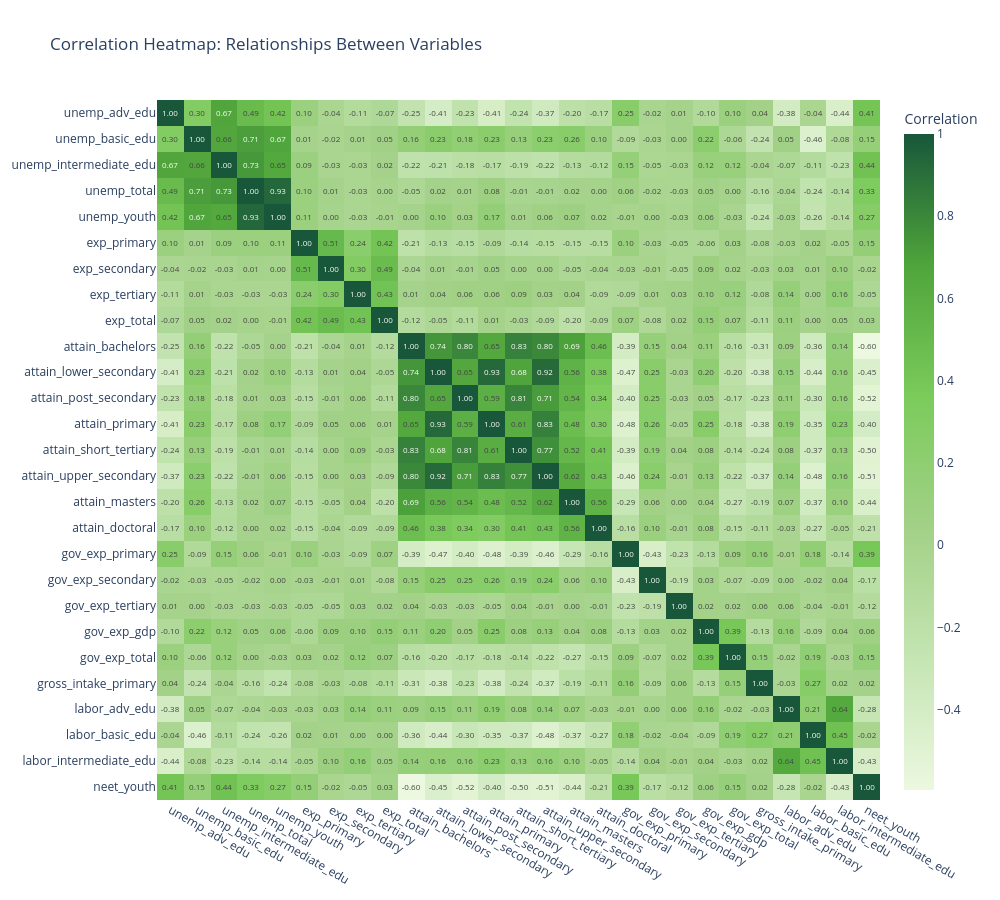

Notebook source saved alongside this figure:
### Markdown cell above
## <a id='toc4_4_'></a>[Heatmap](#toc0_)

### Code cell
numeric_cols = df.select_dtypes(include=[np.number]).columns.tolist()
if 'year' in numeric_cols:
    numeric_cols.remove('year')

corr_matrix = df[numeric_cols].corr()

fig = px.imshow(
    corr_matrix,
    text_auto='.2f',
    color_continuous_scale=custom_hue,
    aspect="auto",
    title="Correlation Heatmap: Relationships Between Variables",
    labels=dict(color="Correlation")
)
fig.update_layout(width=1000, height=900)
fig.show()

### Figure 1 — Plotly figure (JSON) as saved in the notebook; plotly's stock layout.template omitted (floating-point values rounded to 4 significant figures; data arrays with more than 128 entries replaced by an {"elided": "..."} marker saying what was removed)
{"data": [{"coloraxis": "coloraxis", "hovertemplate": "x: %{x}<br>y: %{y}<br>Correlation: %{z}<extra></extra>", "name": "0", "texttemplate": "%{z:.2f}", "type": "heatmap", "x": ["unemp_adv_edu", "unemp_basic_edu", "unemp_intermediate_edu", "unemp_total", "unemp_youth", "exp_primary", "exp_secondary", "exp_tertiary", "exp_total", "attain_bachelors", "attain_lower_secondary", "attain_post_secondary", "attain_primary", "attain_short_tertiary", "attain_upper_secondary", "attain_masters", "attain_doctoral", "gov_exp_primary", "gov_exp_secondary", "gov_exp_tertiary", "gov_exp_gdp", "gov_exp_total", "gross_intake_primary", "labor_adv_edu", "labor_basic_edu", "labor_intermediate_edu", "neet_youth"], "xaxis": "x", "y": ["unemp_adv_edu", "unemp_basic_edu", "unemp_intermediate_edu", "unemp_total", "unemp_youth", "exp_primary", "exp_secondary", "exp_tertiary", "exp_total", "attain_bachelors", "attain_lower_secondary", "attain_post_secondary", "attain_primary", "attain_short_tertiary", "attain_upper_secondary", "attain_masters", "attain_doctoral", "gov_exp_primary", "gov_exp_secondary", "gov_exp_tertiary", "gov_exp_gdp", "gov_exp_total", "gross_intake_primary", "labor_adv_edu", "labor_basic_edu", "labor_intermediate_edu", "neet_youth"], "yaxis": "y", "z": {"elided": "27x27 float values"}}], "layout": {"coloraxis": {"colorbar": {"title": {"text": "Correlation"}}, "colorscale": [[0, "#ecf8e0"], [0.2, "#c5e5b3"], [0.4, "#a2d187"], [0.6, "#7bcb5b"], [0.8, "#4fa43b"], [1, "#18573a"]]}, "height": 900, "title": {"text": "Correlation Heatmap: Relationships Between Variables"}, "width": 1000, "xaxis": {"anchor": "y", "domain": [0, 1]}, "yaxis": {"anchor": "x", "autorange": "reversed", "domain": [0, 1]}}}
